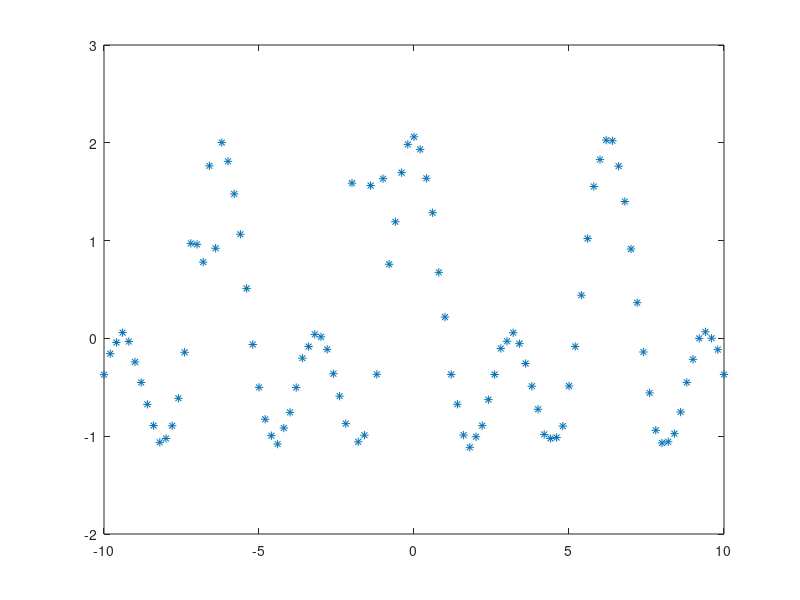

MATLAB code for this plot: (Note: this script raises an error after producing the figure.)
X = (-10:0.2:10)';
Y = cos(X) + cos(2*X) + 0.1.*rand(size(X));
%Outliers are added via:
out = [15 17 19];
Y(out) = 0.7+0.3*rand(size(out));
out = [41 44 46];
Y(out) = 1.5+0.2*rand(size(out));

figure, plot(X,Y,'*')

%% Fixed gam and sig2 (manual)
gam=100;
sig2=0.1;
[alpha,b] = trainlssvm({X,Y,'f',gam,sig2,'RBF_kernel'});
figure, plotlssvm({X,Y,'f',gam,sig2,'RBF_kernel'}, {alpha,b});

%% auto tune (normal) mse
globalOptFun = 'csa';
optFun = 'simplex';
[gam,sig2,cost] = tunelssvm({X,Y,'f',[],[],'RBF_kernel', globalOptFun}, optFun,'crossvalidatelssvm',{10,'mse'})
[alpha,b] = trainlssvm({X,Y,'f',gam,sig2,'RBF_kernel'});
figure, plotlssvm({X,Y,'f',gam,sig2,'RBF_kernel'}, {alpha,b});

%% auto tune (normal) mae
globalOptFun = 'csa';
optFun = 'simplex';
[gam,sig2,cost] = tunelssvm({X,Y,'f',[],[],'RBF_kernel', globalOptFun}, optFun,'crossvalidatelssvm',{10,'mae'})
[alpha,b] = trainlssvm({X,Y,'f',gam,sig2,'RBF_kernel'});
figure, plotlssvm({X,Y,'f',gam,sig2,'RBF_kernel'}, {alpha,b})

%% Auto tune (robust) Huber mae
model = initlssvm(X,Y,'f',[],[],'RBF_kernel');
costFun = 'rcrossvalidatelssvm';
wFun = 'whuber';
model = tunelssvm(model,'simplex',costFun,{10,'mse'},wFun);
model = robustlssvm(model);
figure, plotlssvm(model);


%% Auto tune (robust) hampel mae
model = initlssvm(X,Y,'f',[],[],'RBF_kernel');
costFun = 'rcrossvalidatelssvm';
wFun = 'whampel';
model = tunelssvm(model,'simplex',costFun,{10,'mae'},wFun);
model = robustlssvm(model);
figure, plotlssvm(model);


%% Auto tune (robust) Logistic mae
model = initlssvm(X,Y,'f',[],[],'RBF_kernel');
costFun = 'rcrossvalidatelssvm';
wFun = 'wlogistic';
model = tunelssvm(model,'simplex',costFun,{10,'mse'},wFun);
model = robustlssvm(model);
figure, plotlssvm(model);


%% Auto tune (robust) Myriad mae
model = initlssvm(X,Y,'f',[],[],'RBF_kernel');
costFun = 'rcrossvalidatelssvm';
wFun = 'wmyriad';
model = tunelssvm(model,'simplex',costFun,{10,'mae'},wFun);
model = robustlssvm(model);
figure, plotlssvm(model);



Fun = {'whampel', 'wlogistic','wmyriad'}